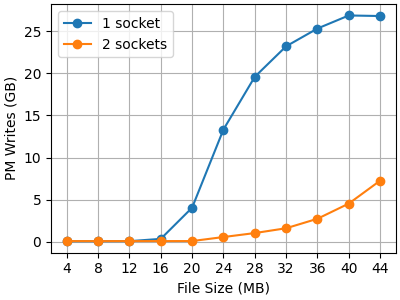

Write the Python code that produced this figure.
import os
import re
import numpy as np
import matplotlib.pyplot as plt

data_dir = '../data'
numa_pattern = re.compile(r'NUMA-nodes-(\d+)-sockets')
file_pattern = re.compile(r'pm-array:odinfs:rand-write-file-size-(\d+[KMG]):bufferedio.dat')

def get_file_size_in_mb(size_str):
    size_str = size_str.upper()
    if size_str.endswith('K'):
        return int(size_str[:-1]) / 1024
    elif size_str.endswith('M'):
        return int(size_str[:-1])
    elif size_str.endswith('G'):
        return int(size_str[:-1]) * 1024
    else:
        return int(size_str) / (1024 * 1024)

def parse_file(filepath):
    with open(filepath, 'r') as file:
        lines = file.readlines()
        if len(lines) > 1:
            bandwidth = float(lines[1].split()[-1])
            return bandwidth
    return None

def collect_data():
    data = {}
    for root, _, files in os.walk(data_dir):
        match = numa_pattern.search(root)
        if match:
            sockets = int(match.group(1))
            if sockets not in data:
                data[sockets] = []
            for file in files:
                file_match = file_pattern.match(file)
                if file_match:
                    size_str = file_match.group(1)
                    file_size = get_file_size_in_mb(size_str)
                    filepath = os.path.join(root, file)
                    bandwidth = parse_file(filepath)
                    if bandwidth is not None:
                        data[sockets].append((file_size, bandwidth))
    return data

def plot_data(data):
    plt.figure(figsize=(4, 3), layout="constrained")
    
    # 排序sockets数量
    sorted_sockets = sorted(data.keys())
    
    for sockets in sorted_sockets:
        points = sorted(data[sockets], key=lambda x: x[0])  # 按文件大小排序
        x = [point[0] for point in points]  # 文件大小（MB）
        y = [point[1] / 1024 for point in points]  # PM 写带宽
        if sockets == 1:
            label = '1 socket'
        else:
            label = f'{sockets} sockets'
        plt.plot(x, y, label=label, marker='o')
    
    plt.xlabel('File Size (MB)')
    plt.ylabel('PM Writes (GB)')
    # plt.title('File Size vs PM Write Bandwidth for Different Sockets')
    plt.legend()
    plt.grid(True)
    
    # 设置xticks
    unique_file_sizes = sorted(set(x for points in data.values() for x, _ in points))
    plt.xticks(unique_file_sizes, [f'{int(size)}' for size in unique_file_sizes])
    
    # plt.show()
    plt.savefig("NUMA-nodes.png")

# 收集数据
data = collect_data()

# 绘制数据
plot_data(data)